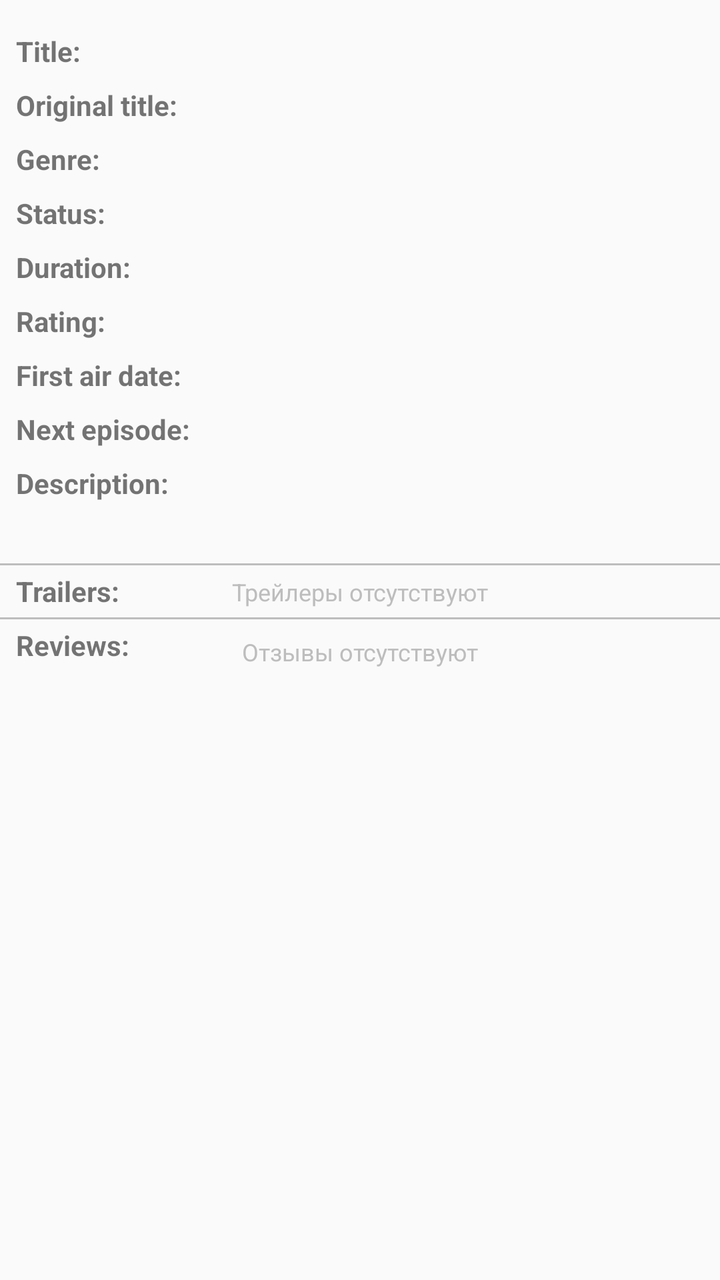
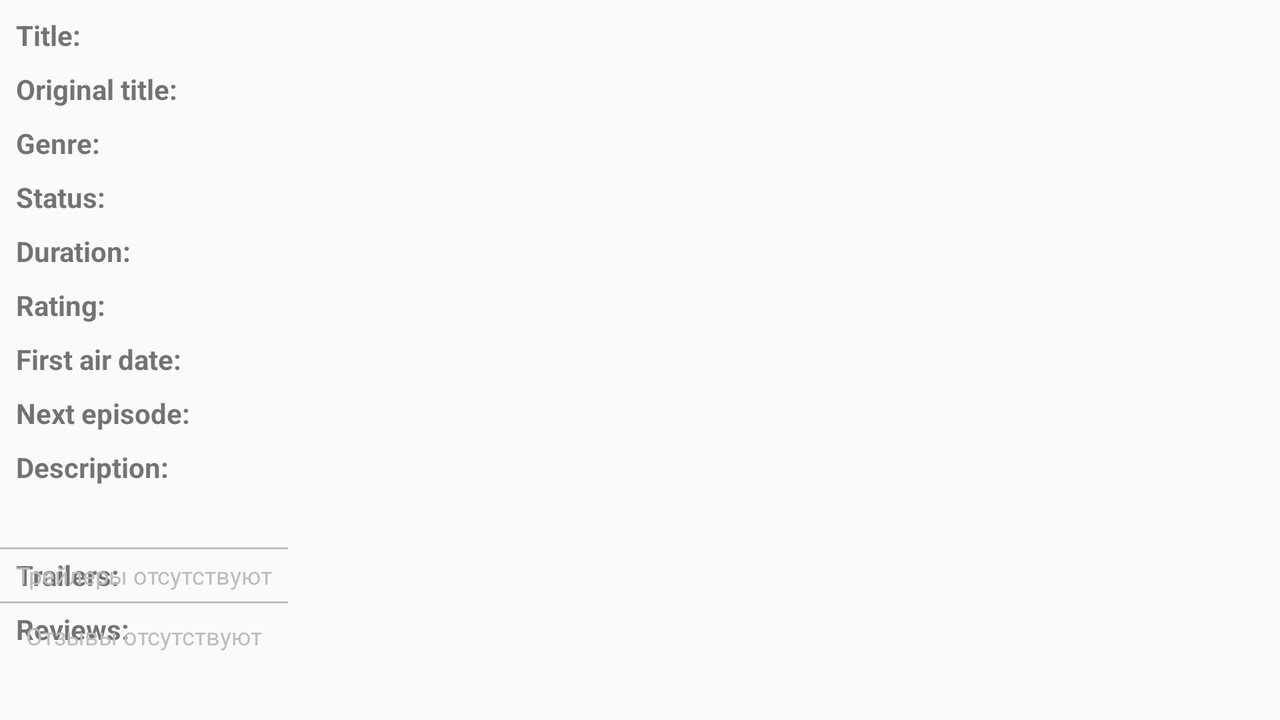

Two renders of one Android screen. The first uses the default layout on a phone; the second uses the alternative layout the repository ships for a different screen configuration, on a matching device. The two XML files are below.
<!-- AndroidManifest.xml: application theme AppTheme -->
<!-- res/layout/activity_detail.xml -->
<?xml version="1.0" encoding="utf-8"?>
<ScrollView xmlns:android="http://schemas.android.com/apk/res/android"
            xmlns:tools="http://schemas.android.com/tools"
            xmlns:app="http://schemas.android.com/apk/res-auto"
            android:id="@+id/scrollViewInfo"
            android:layout_width="match_parent"
            android:layout_height="match_parent"
            tools:context=".DetailActivity">
    <android.support.constraint.ConstraintLayout
            android:layout_width="match_parent"
            android:layout_height="wrap_content">

        <ImageView
                android:layout_width="0dp"
                android:layout_height="wrap_content"
                app:srcCompat="@mipmap/ic_launcher"
                android:id="@+id/imageViewBigPoster"
                android:adjustViewBounds="true"
                android:contentDescription="@string/launch_trailer"
                app:layout_constraintTop_toTopOf="parent"
                app:layout_constraintStart_toStartOf="parent"
                app:layout_constraintEnd_toEndOf="parent"/>

        <ImageView
                android:layout_width="@dimen/imageButton_huge_60"
                android:layout_height="@dimen/imageButton_huge_60"
                app:srcCompat="@drawable/favourite_remove"
                android:id="@+id/imageViewAddToFavourite"
                android:onClick="onClickChangeFavourite"
                android:contentDescription="@string/star_image"
                app:layout_constraintEnd_toEndOf="@+id/imageViewBigPoster"
                android:layout_margin="14dp"
                app:layout_constraintBottom_toBottomOf="@+id/imageViewBigPoster"/>

        <include layout="@layout/show_info"
                 android:layout_width="0dp"
                 android:layout_height="wrap_content"
                 android:id="@+id/showInfo"
                 app:layout_constraintStart_toStartOf="parent"
                 app:layout_constraintEnd_toEndOf="parent"
                 app:layout_constraintTop_toBottomOf="@+id/imageViewBigPoster"
                 android:layout_marginTop="8dp"/>


    </android.support.constraint.ConstraintLayout>
</ScrollView>
<!-- res/layout/show_info.xml (included above) -->
<?xml version="1.0" encoding="utf-8"?>
<android.support.constraint.ConstraintLayout xmlns:android="http://schemas.android.com/apk/res/android"
                                             xmlns:tools="http://schemas.android.com/tools"
                                             xmlns:app="http://schemas.android.com/apk/res-auto"
                                             android:layout_width="match_parent"
                                             android:layout_height="match_parent">


    <TextView
            style="@style/labelStyle"
            android:text="@string/title"
            android:layout_width="wrap_content"
            android:layout_height="wrap_content"
            android:id="@+id/textViewLabelTitle"
            android:textStyle="bold"
            app:layout_constraintTop_toTopOf="parent"
            app:layout_constraintStart_toStartOf="parent"/>

    <android.support.constraint.Guideline
            android:orientation="vertical"
            android:layout_width="wrap_content"
            android:layout_height="wrap_content"
            app:layout_constraintGuide_percent="0.5"
            android:id="@+id/guidelineCenter"/>

    <TextView
            android:layout_width="0dp"
            android:layout_height="wrap_content"
            android:id="@+id/textViewTitle"
            app:layout_constraintStart_toStartOf="@+id/guidelineCenter"
            android:layout_marginStart="@dimen/spacing_small_8"
            android:layout_marginTop="@dimen/spacing_small_8"
            android:layout_marginEnd="@dimen/spacing_small_8"
            app:layout_constraintTop_toTopOf="parent"
            app:layout_constraintEnd_toEndOf="parent"/>
    <TextView
            style="@style/labelStyle"
            android:text="@string/original_title"
            android:layout_width="wrap_content"
            android:layout_height="wrap_content"
            android:textStyle="bold"
            android:id="@+id/textViewLabelOriginalTitle"
            app:layout_constraintTop_toBottomOf="@+id/textViewTitle"
            app:layout_constraintStart_toStartOf="parent"/>
    <TextView
            android:layout_width="0dp"
            android:layout_height="wrap_content"
            android:id="@+id/textViewOriginalTitle"
            app:layout_constraintStart_toStartOf="@+id/guidelineCenter"
            android:layout_marginStart="@dimen/spacing_small_8"
            android:layout_marginTop="@dimen/spacing_small_8"
            app:layout_constraintTop_toBottomOf="@+id/textViewTitle"
            app:layout_constraintEnd_toEndOf="parent"
            android:layout_marginEnd="@dimen/spacing_small_8"/>


    <TextView
            style="@style/labelStyle"
            android:text="@string/genres"
            android:layout_width="wrap_content"
            android:layout_height="wrap_content"
            android:textStyle="bold"
            android:id="@+id/textViewLabelGenre"
            app:layout_constraintTop_toBottomOf="@+id/textViewOriginalTitle"
            app:layout_constraintStart_toStartOf="parent"/>
    <TextView
            android:layout_width="0dp"
            android:layout_height="wrap_content"
            android:id="@+id/textViewGenre"
            app:layout_constraintStart_toStartOf="@+id/guidelineCenter"
            android:layout_marginStart="@dimen/spacing_small_8"
            android:layout_marginTop="@dimen/spacing_small_8"
            app:layout_constraintTop_toBottomOf="@+id/textViewOriginalTitle"
            app:layout_constraintEnd_toEndOf="parent"
            android:layout_marginEnd="@dimen/spacing_small_8"/>

    <TextView
            style="@style/labelStyle"
            android:text="@string/status"
            android:layout_width="wrap_content"
            android:layout_height="wrap_content"
            android:textStyle="bold"
            android:id="@+id/textViewLabelStatus"
            app:layout_constraintTop_toBottomOf="@+id/textViewGenre"
            app:layout_constraintStart_toStartOf="parent"/>
    <TextView
            android:layout_width="0dp"
            android:layout_height="wrap_content"
            android:id="@+id/textViewStatus"
            app:layout_constraintStart_toStartOf="@+id/guidelineCenter"
            android:layout_marginStart="@dimen/spacing_small_8"
            android:layout_marginTop="@dimen/spacing_small_8"
            app:layout_constraintTop_toBottomOf="@+id/textViewGenre"
            app:layout_constraintEnd_toEndOf="parent"
            android:layout_marginEnd="@dimen/spacing_small_8"/>


    <TextView
            style="@style/labelStyle"
            android:text="@string/seasons"
            android:layout_width="wrap_content"
            android:layout_height="wrap_content"
            android:textStyle="bold"
            android:id="@+id/textViewLabelSeasons"
            app:layout_constraintTop_toBottomOf="@+id/textViewStatus"
            app:layout_constraintStart_toStartOf="parent"/>
    <TextView
            android:layout_width="0dp"
            android:layout_height="wrap_content"
            android:id="@+id/textViewSeasons"
            app:layout_constraintStart_toStartOf="@+id/guidelineCenter"
            android:layout_marginStart="@dimen/spacing_small_8"
            android:layout_marginTop="@dimen/spacing_small_8"
            app:layout_constraintTop_toBottomOf="@+id/textViewStatus"
            app:layout_constraintEnd_toEndOf="parent"
            android:layout_marginEnd="@dimen/spacing_small_8"/>

    <TextView
            style="@style/labelStyle"
            android:text="@string/rating"
            android:layout_width="wrap_content"
            android:layout_height="wrap_content"
            android:textStyle="bold"
            android:id="@+id/textViewLabelRating"
            app:layout_constraintTop_toBottomOf="@+id/textViewSeasons"
            app:layout_constraintStart_toStartOf="parent"/>

    <TextView
            android:layout_width="0dp"
            android:layout_height="wrap_content"
            android:id="@+id/textViewRating"
            android:layout_marginTop="@dimen/spacing_small_8"
            app:layout_constraintTop_toBottomOf="@+id/textViewSeasons"
            app:layout_constraintStart_toStartOf="@+id/guidelineCenter"
            android:layout_marginStart="@dimen/spacing_small_8"
            app:layout_constraintEnd_toEndOf="parent"
            android:layout_marginEnd="@dimen/spacing_small_8"/>

    <TextView
            style="@style/labelStyle"
            android:text="@string/first_air_date"
            android:layout_width="wrap_content"
            android:layout_height="wrap_content"
            android:textStyle="bold"
            android:id="@+id/textViewLabelReleaseDate"
            app:layout_constraintStart_toStartOf="parent"
            app:layout_constraintTop_toBottomOf="@+id/textViewRating"/>
    <TextView
            android:layout_width="0dp"
            android:layout_height="wrap_content"
            android:layout_marginTop="@dimen/spacing_small_8"
            android:id="@+id/textViewReleaseDate"
            app:layout_constraintTop_toBottomOf="@+id/textViewRating"
            app:layout_constraintStart_toStartOf="@+id/guidelineCenter"
            android:layout_marginStart="@dimen/spacing_small_8"
            app:layout_constraintEnd_toEndOf="parent"
            android:layout_marginEnd="@dimen/spacing_small_8"/>

    <TextView
            style="@style/labelStyle"
            android:text="@string/next_episode"
            android:layout_width="wrap_content"
            android:layout_height="wrap_content"
            android:textStyle="bold"
            android:id="@+id/textViewLabelNextEpisode"
            app:layout_constraintTop_toBottomOf="@+id/textViewReleaseDate"
            app:layout_constraintStart_toStartOf="parent"/>
    <TextView
            android:layout_width="0dp"
            android:layout_height="wrap_content"
            android:id="@+id/textViewNextEpisode"
            app:layout_constraintStart_toStartOf="@+id/guidelineCenter"
            android:layout_marginStart="@dimen/spacing_small_8"
            android:layout_marginTop="@dimen/spacing_small_8"
            app:layout_constraintTop_toBottomOf="@+id/textViewReleaseDate"
            app:layout_constraintEnd_toEndOf="parent"
            android:layout_marginEnd="@dimen/spacing_small_8"/>

    <TextView
            style="@style/labelStyle"
            android:text="@string/description"
            android:layout_width="wrap_content"
            android:layout_height="wrap_content"
            android:textStyle="bold"
            android:id="@+id/textViewLabelDescription"
            app:layout_constraintTop_toBottomOf="@+id/textViewNextEpisode"
            app:layout_constraintStart_toStartOf="parent"/>
    <TextView
            android:layout_width="wrap_content"
            android:layout_marginTop="@dimen/spacing_small_8"
            android:layout_height="wrap_content"
            android:id="@+id/textViewOverview"
            app:layout_constraintTop_toBottomOf="@+id/textViewLabelDescription"
            app:layout_constraintStart_toStartOf="parent"
            android:layout_marginStart="@dimen/spacing_small_8"/>
    <View
            android:layout_width="0dp"
            android:layout_height="1dp"
            android:background="@color/colorLightGrey"
            app:layout_constraintStart_toStartOf="parent"
            app:layout_constraintEnd_toEndOf="parent"
            app:layout_constraintTop_toBottomOf="@id/textViewOverview"
            app:layout_constraintBottom_toTopOf="@id/textViewLabelTrailers"
            android:id="@+id/view"/>

    <TextView
            style="@style/labelStyle"
            android:text="@string/trailers"
            android:layout_width="wrap_content"
            android:layout_height="wrap_content"
            android:textStyle="bold"
            android:id="@+id/textViewLabelTrailers"
            app:layout_constraintStart_toStartOf="parent"
            app:layout_constraintTop_toBottomOf="@id/textViewOverview"/>

    <android.support.v7.widget.RecyclerView
            android:layout_width="0dp"
            android:layout_height="wrap_content"
            android:nestedScrollingEnabled="false"
            android:id="@+id/recyclerViewTrailers"
            app:layout_constraintEnd_toEndOf="parent"
            app:layout_constraintStart_toStartOf="parent"
            app:layout_constraintTop_toBottomOf="@id/textViewLabelTrailers"/>

    <TextView
            android:text="Трейлеры отсутствуют"
            android:layout_width="wrap_content"
            android:layout_height="wrap_content"
            android:id="@+id/textViewNoTrailers"
            android:textColor="#BDBDBD"
            android:padding="@dimen/spacing_small_8"
            android:textSize="@dimen/font_small_12"
            app:layout_constraintEnd_toEndOf="parent"
            app:layout_constraintStart_toStartOf="parent"
            app:layout_constraintTop_toBottomOf="@+id/view"
            app:layout_constraintBottom_toTopOf="@id/viewTrailers"/>

    <View
            android:layout_width="0dp"
            android:layout_height="1dp"
            android:background="@color/colorLightGrey"
            app:layout_constraintStart_toStartOf="parent"
            app:layout_constraintEnd_toEndOf="parent"
            app:layout_constraintTop_toBottomOf="@id/recyclerViewTrailers"
            app:layout_constraintBottom_toTopOf="@id/textViewLabelReviews"
            android:id="@+id/viewTrailers"/>

    <TextView
            style="@style/labelStyle"
            android:text="@string/reviews"
            android:layout_width="wrap_content"
            android:layout_height="wrap_content"
            android:textStyle="bold"
            android:id="@+id/textViewLabelReviews"
            app:layout_constraintStart_toStartOf="parent"
            app:layout_constraintTop_toBottomOf="@id/recyclerViewTrailers"/>

    <android.support.v7.widget.RecyclerView
            android:layout_width="0dp"
            android:layout_height="wrap_content"
            android:id="@+id/recyclerViewReviews"
            android:nestedScrollingEnabled="false"
            app:layout_constraintEnd_toEndOf="parent"
            app:layout_constraintStart_toStartOf="parent"
            app:layout_constraintTop_toBottomOf="@id/textViewLabelReviews"/>

    <TextView
            android:text="Отзывы отсутствуют"
            android:layout_width="wrap_content"
            android:layout_height="wrap_content"
            android:id="@+id/textViewNoReviews"
            android:textSize="@dimen/font_small_12"
            android:textColor="#BDBDBD"
            android:padding="@dimen/spacing_small_8"
            app:layout_constraintEnd_toEndOf="parent"
            app:layout_constraintStart_toStartOf="parent"
            app:layout_constraintTop_toBottomOf="@id/viewTrailers"/>


</android.support.constraint.ConstraintLayout>
<!-- resources referenced by this layout -->
<resources>
  <color name="colorLightGrey">#bdbdbd</color>
  <dimen name="font_small_12">12sp</dimen>
  <dimen name="imageButton_huge_60">60dp</dimen>
  <dimen name="spacing_small_8">8dp</dimen>
  <string name="description">Description:</string>
  <string name="first_air_date">First air date:</string>
  <string name="genres">Genre:</string>
  <string name="launch_trailer">Launch trailer</string>
  <string name="next_episode">Next episode:</string>
  <string name="original_title">Original title:</string>
  <string name="rating">Rating:</string>
  <string name="reviews">Reviews:</string>
  <string name="seasons">Duration:</string>
  <string name="star_image">Add or remove from favourites</string>
  <string name="status">Status:</string>
  <string name="title">Title:</string>
  <string name="trailers">Trailers:</string>
  <style name="labelStyle">
          <item name="android:textSize">@dimen/font_small_14</item>
          <item name="android:layout_marginTop">@dimen/spacing_small_8</item>
          <item name="android:layout_marginStart">@dimen/spacing_small_8</item>
      </style>
  <style name="AppTheme" parent="Theme.AppCompat.Light.DarkActionBar">
          
          <item name="colorPrimary">@color/colorPrimary</item>
          <item name="colorPrimaryDark">@color/colorPrimaryDark</item>
          <item name="colorAccent">@color/colorAccent</item>
      </style>
  <dimen name="font_small_14">14sp</dimen>
  <color name="colorPrimary">#000000</color>
  <color name="colorPrimaryDark">#000000</color>
  <color name="colorAccent">#D81B60</color>
</resources>
<!-- res/layout-land/activity_detail.xml (the author's variant of the layout above) -->
<!-- drawn on the phone turned sideways -->
<?xml version="1.0" encoding="utf-8"?>
<android.support.constraint.ConstraintLayout
        xmlns:android="http://schemas.android.com/apk/res/android"
        xmlns:tools="http://schemas.android.com/tools"
        xmlns:app="http://schemas.android.com/apk/res-auto"
        android:layout_width="match_parent"
        android:layout_height="match_parent"
        tools:context=".DetailActivity">

    <ImageView
            android:layout_width="wrap_content"
            android:layout_height="0dp"
            app:srcCompat="@mipmap/ic_launcher"
            android:id="@+id/imageViewBigPoster"
            android:adjustViewBounds="true"
            app:layout_constraintTop_toTopOf="parent"
            app:layout_constraintStart_toStartOf="parent"
            app:layout_constraintBottom_toBottomOf="parent"/>

    <ImageView
            android:layout_width="@dimen/imageButton_large_40"
            android:layout_height="@dimen/imageButton_large_40"
            app:srcCompat="@drawable/favourite_remove"
            android:id="@+id/imageViewAddToFavourite"
            android:onClick="onClickChangeFavourite"
            app:layout_constraintEnd_toEndOf="@+id/imageViewBigPoster"
            android:layout_marginTop="@dimen/spacing_normal_16"
            android:layout_marginEnd="@dimen/spacing_normal_16"
            app:layout_constraintTop_toTopOf="@+id/imageViewBigPoster"/>

    <ScrollView
            android:id="@+id/scrollViewInfo"
            android:layout_width="0dp"
            android:layout_height="0dp"
            app:layout_constraintBottom_toBottomOf="parent"
            app:layout_constraintTop_toTopOf="parent"
            app:layout_constraintEnd_toEndOf="parent"
            app:layout_constraintStart_toEndOf="@id/imageViewBigPoster">

    <include layout="@layout/show_info"
             android:layout_width="wrap_content"
             android:layout_height="wrap_content"
             android:id="@+id/showInfo"/>
</ScrollView>

</android.support.constraint.ConstraintLayout>
<!-- resources referenced by the variant -->
<!-- as the phone turned sideways resolves them -->
<resources>
  <color name="colorLightGrey">#bdbdbd</color>
  <dimen name="font_small_12">12sp</dimen>
  <dimen name="imageButton_large_40">40dp</dimen>
  <dimen name="spacing_normal_16">16dp</dimen>
  <dimen name="spacing_small_8">8dp</dimen>
  <string name="description">Description:</string>
  <string name="first_air_date">First air date:</string>
  <string name="genres">Genre:</string>
  <string name="next_episode">Next episode:</string>
  <string name="original_title">Original title:</string>
  <string name="rating">Rating:</string>
  <string name="reviews">Reviews:</string>
  <string name="seasons">Duration:</string>
  <string name="status">Status:</string>
  <string name="title">Title:</string>
  <string name="trailers">Trailers:</string>
  <style name="labelStyle">
          <item name="android:textSize">@dimen/font_small_14</item>
          <item name="android:layout_marginTop">@dimen/spacing_small_8</item>
          <item name="android:layout_marginStart">@dimen/spacing_small_8</item>
      </style>
  <style name="AppTheme" parent="Theme.AppCompat.Light.DarkActionBar">
          
          <item name="colorPrimary">@color/colorPrimary</item>
          <item name="colorPrimaryDark">@color/colorPrimaryDark</item>
          <item name="colorAccent">@color/colorAccent</item>
      </style>
  <dimen name="font_small_14">14sp</dimen>
  <color name="colorPrimary">#000000</color>
  <color name="colorPrimaryDark">#000000</color>
  <color name="colorAccent">#D81B60</color>
</resources>
